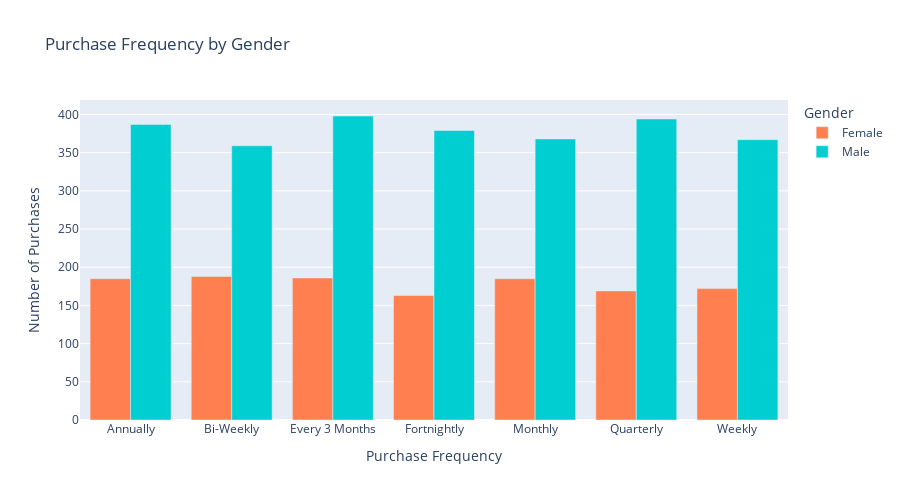

Write notebook code for a chart like this one.
### Markdown cell above
## Purchase Frequency by Gender

### Code cell
grouped_data = df.groupby(['Frequency of Purchases', 'Gender']).size().reset_index(name='Count')

fig = px.bar(
    grouped_data, 
    x='Frequency of Purchases', 
    y='Count', 
    color='Gender',  
    barmode='group', 
    title='Purchase Frequency by Gender',
    color_discrete_sequence=['#FF7F50', '#00CED1'] 
)

fig.update_layout(
    width=900,  
    height=500,  
    xaxis_title='Purchase Frequency', 
    yaxis_title='Number of Purchases'
)

fig.show()

### Figure 1 — Plotly figure (JSON) as saved in the notebook; plotly's stock layout.template omitted (floating-point values rounded to 4 significant figures)
{"data": [{"alignmentgroup": "True", "hovertemplate": "Gender=Female<br>Frequency of Purchases=%{x}<br>Count=%{y}<extra></extra>", "legendgroup": "Female", "marker": {"color": "#FF7F50", "pattern": {"shape": ""}}, "name": "Female", "offsetgroup": "Female", "orientation": "v", "showlegend": true, "textposition": "auto", "type": "bar", "x": ["Annually", "Bi-Weekly", "Every 3 Months", "Fortnightly", "Monthly", "Quarterly", "Weekly"], "xaxis": "x", "y": [185, 188, 186, 163, 185, 169, 172], "yaxis": "y"}, {"alignmentgroup": "True", "hovertemplate": "Gender=Male<br>Frequency of Purchases=%{x}<br>Count=%{y}<extra></extra>", "legendgroup": "Male", "marker": {"color": "#00CED1", "pattern": {"shape": ""}}, "name": "Male", "offsetgroup": "Male", "orientation": "v", "showlegend": true, "textposition": "auto", "type": "bar", "x": ["Annually", "Bi-Weekly", "Every 3 Months", "Fortnightly", "Monthly", "Quarterly", "Weekly"], "xaxis": "x", "y": [387, 359, 398, 379, 368, 394, 367], "yaxis": "y"}], "layout": {"barmode": "group", "height": 500, "legend": {"title": {"text": "Gender"}, "tracegroupgap": 0}, "title": {"text": "Purchase Frequency by Gender"}, "width": 900, "xaxis": {"anchor": "y", "autorange": true, "domain": [0, 1], "range": [-0.5, 6.5], "title": {"text": "Purchase Frequency"}, "type": "category"}, "yaxis": {"anchor": "x", "autorange": true, "domain": [0, 1], "range": [0, 418.9], "title": {"text": "Number of Purchases"}, "type": "linear"}}}
